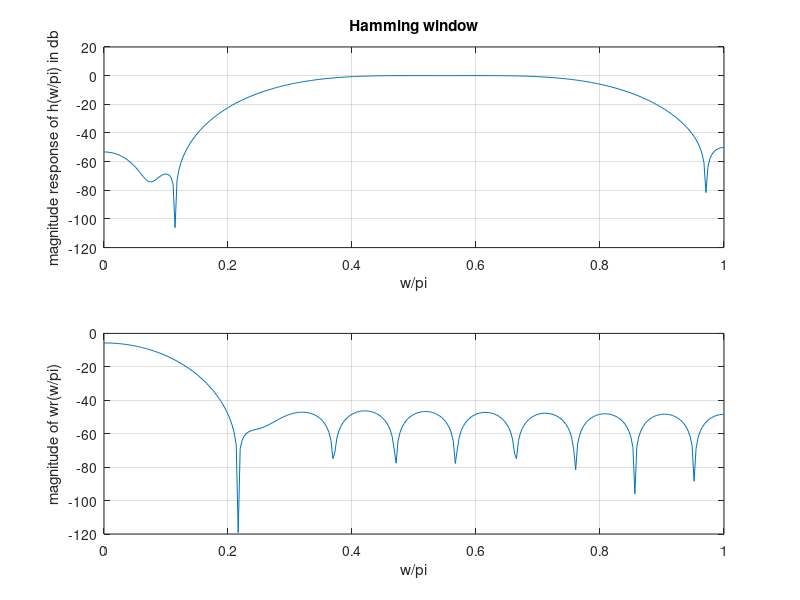

The MATLAB script that drew this image:
N=21;
wc1=0.3*pi;
wc2=0.8*pi;
n=0:1:N-1;
eps=0.001;
alpha=(N-1)/2;
hd=(sin(wc2*(n-alpha+eps))-sin(wc1*(n-alpha+eps)))./(pi*(n-alpha+eps));
wr=hamming(N);
h=hd.*wr';
w=0:0.01:pi;
H=freqz(h,1,w);
subplot(2,1,1);
plot(w/pi,20*log10(abs(H)));
grid on;
xlabel('w/pi');
ylabel('magnitude response of h(w/pi) in db');
title('Hamming window');
w1=freqz(wr/N,1,w);
subplot(2,1,2);
plot(w/pi,20*log10(abs(w1)));
grid on;
xlabel('w/pi');
ylabel('magnitude of wr(w/pi)');
